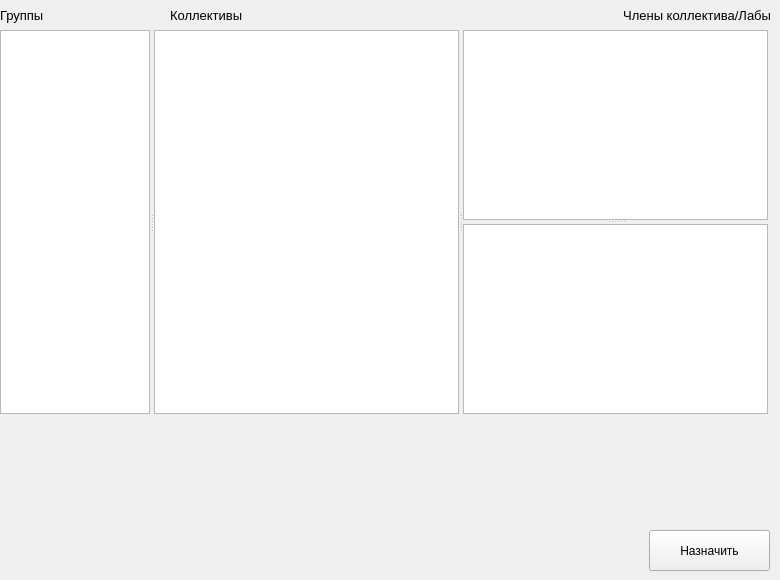
   <widget class="QWidget" name="tab">
    <attribute name="title">
     <string>Выдать задание</string>
    </attribute>
    <widget class="QLabel" name="allGroupsLabel">
     <property name="geometry">
      <rect>
       <x>0</x>
       <y>0</y>
       <width>111</width>
       <height>31</height>
      </rect>
     </property>
     <property name="font">
      <font>
       <family>MS Shell Dlg 2</family>
       <pointsize>10</pointsize>
       <weight>9</weight>
       <italic>false</italic>
       <bold>false</bold>
      </font>
     </property>
     <property name="text">
      <string>Группы</string>
     </property>
    </widget>
    <widget class="QLabel" name="collectivesLabel">
     <property name="geometry">
      <rect>
       <x>170</x>
       <y>0</y>
       <width>211</width>
       <height>31</height>
      </rect>
     </property>
     <property name="font">
      <font>
       <family>MS Shell Dlg 2</family>
       <pointsize>10</pointsize>
       <weight>9</weight>
       <italic>false</italic>
       <bold>false</bold>
      </font>
     </property>
     <property name="text">
      <string>Коллективы</string>
     </property>
    </widget>
    <widget class="QLabel" name="labs_studentsLabel">
     <property name="geometry">
      <rect>
       <x>540</x>
       <y>0</y>
       <width>231</width>
       <height>31</height>
      </rect>
     </property>
     <property name="font">
      <font>
       <family>MS Shell Dlg 2</family>
       <pointsize>10</pointsize>
       <weight>9</weight>
       <italic>false</italic>
       <bold>false</bold>
      </font>
     </property>
     <property name="layoutDirection">
      <enum>Qt::LeftToRight</enum>
     </property>
     <property name="text">
      <string>Члены коллектива/Лабы</string>
     </property>
     <property name="alignment">
      <set>Qt::AlignRight|Qt::AlignTrailing|Qt::AlignVCenter</set>
     </property>
    </widget>
    <widget class="QPushButton" name="sendPushButton">
     <property name="geometry">
      <rect>
       <x>649</x>
       <y>530</y>
       <width>121</width>
       <height>41</height>
      </rect>
     </property>
     <property name="text">
      <string>Назначить</string>
     </property>
    </widget>
    <widget class="QLabel" name="errorLable">
     <property name="geometry">
      <rect>
       <x>260</x>
       <y>540</y>
       <width>381</width>
       <height>21</height>
      </rect>
     </property>
     <property name="text">
      <string/>
     </property>
     <property name="alignment">
      <set>Qt::AlignRight|Qt::AlignTrailing|Qt::AlignVCenter</set>
     </property>
    </widget>
    <widget class="QSplitter" name="splitter_3">
     <property name="geometry">
      <rect>
       <x>0</x>
       <y>30</y>
       <width>768</width>
       <height>384</height>
      </rect>
     </property>
     <property name="orientation">
      <enum>Qt::Horizontal</enum>
     </property>
     <widget class="QListView" name="allGroupsListView">
      <property name="enabled">
       <bool>true</bool>
      </property>
      <property name="minimumSize">
       <size>
        <width>75</width>
        <height>0</height>
       </size>
      </property>
      <property name="maximumSize">
       <size>
        <width>150</width>
        <height>16777215</height>
       </size>
      </property>
      <property name="baseSize">
       <size>
        <width>0</width>
        <height>0</height>
       </size>
      </property>
      <property name="font">
       <font>
        <family>MS Shell Dlg 2</family>
        <pointsize>10</pointsize>
        <weight>9</weight>
        <italic>false</italic>
        <bold>false</bold>
       </font>
      </property>
     </widget>
     <widget class="QSplitter" name="splitter_2">
      <property name="orientation">
       <enum>Qt::Horizontal</enum>
      </property>
      <widget class="QListView" name="collectivesListView">
       <property name="font">
        <font>
         <family>MS Shell Dlg 2</family>
         <pointsize>10</pointsize>
         <weight>9</weight>
         <italic>false</italic>
         <bold>false</bold>
        </font>
       </property>
      </widget>
      <widget class="QSplitter" name="splitter">
       <property name="orientation">
        <enum>Qt::Vertical</enum>
       </property>
       <widget class="QListView" name="studentsListView">
        <property name="font">
         <font>
          <family>MS Shell Dlg 2</family>
          <pointsize>10</pointsize>
          <weight>9</weight>
          <italic>false</italic>
          <bold>false</bold>
         </font>
        </property>
        <property name="selectionMode">
         <enum>QAbstractItemView::NoSelection</enum>
        </property>
       </widget>
       <widget class="QListView" name="labsListView">
        <property name="font">
         <font>
          <family>MS Shell Dlg 2</family>
          <pointsize>10</pointsize>
          <weight>9</weight>
          <italic>false</italic>
          <bold>false</bold>
         </font>
        </property>
       </widget>
      </widget>
     </widget>
    </widget>
   </widget>
